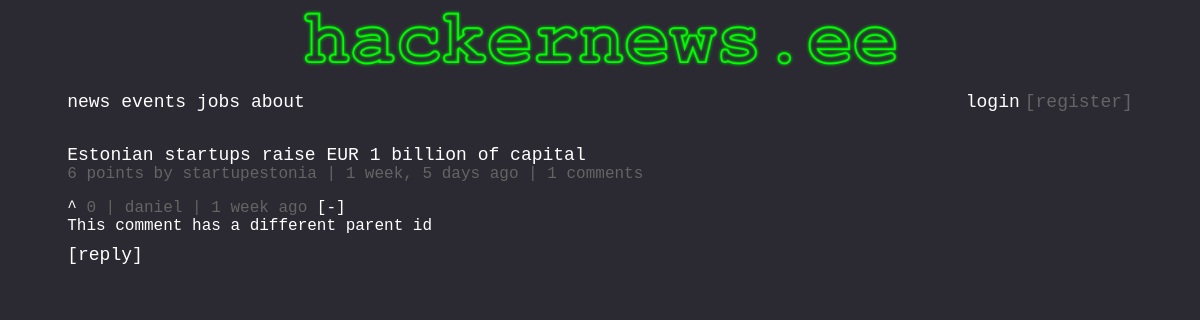
/newsdetail/6/, run on an earlier commit of the app's database.
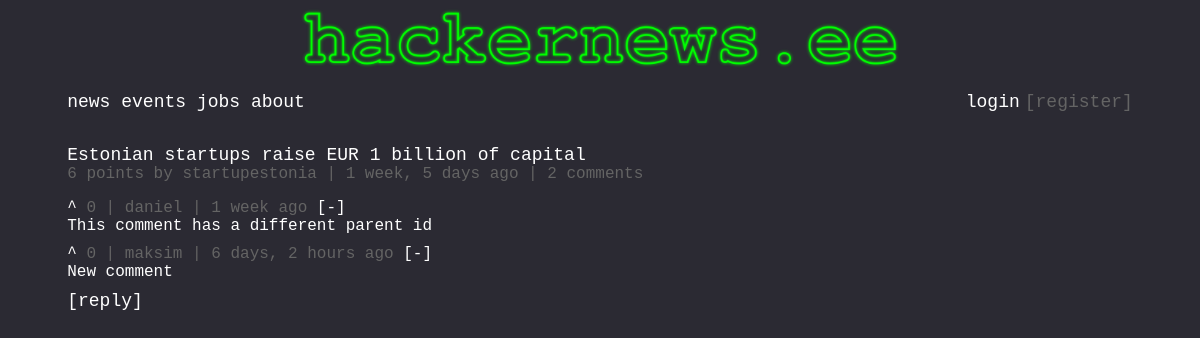
And on a later commit of the database.
### Comment/models.py (models this page shows)
class Comment(models.Model):
    text = models.TextField(blank=False)
    author = models.CharField(max_length=20, blank=False)
    time = models.DateTimeField(auto_now_add=True, blank=False)
    votes = models.IntegerField(default=0,blank=False)
    parent_id = models.IntegerField(default=0,blank=False)

### NewsPost/views.py (the view)
# urls.py: path('newsdetail/<int:my_id>/', news_post_detail_view, name='newsdetail'),
def news_post_detail_view(request, my_id):
    obj = NewsPost.objects.get(id=my_id)
    comment = Comment.objects.all().filter(parent_id=my_id).order_by('-votes')
    numComments = comment.count()
    context = {
        'object' : obj,
        'comment': comment,
        'numComments': numComments,
    }
    return render(request, "NewsPost/detail.html", context)

### templates/NewsPost/detail.html
{% extends 'base.html' %}
{% block content %}
<article>
    <a href="{{ object.url }}" class="title">{{ object.title }}</a>
    <p class="subscript">{{ object.votes }} points by {{ object.author }} | {{ object.time|timesince }} ago | {{ numComments }} comments</p>
</article>
{% for each in comment %}
<article class="comment-block">
    <p class="comments-title"><a href={{"articles/article-1.html"}} class="comments-upvote">^ </a> {{ each.votes }} | {{ each.author }} | {{ each.time|timesince }} ago <a onclick="myFunction({{ each.id }})" class="comments-upvote">[-]</a></p>
    <pre class="comments" id="{{ each.id }}">{{ each.text }}</pre>
</article>
{% endfor %}
<article>
    <a class="title" href="{% url 'commentcreate' object.id %}"> [reply] </a>
</article>
{% endblock %}

What changed in the data, as far as the page shows it:
added Comment: votes "0", author "maksim", time "6 days, 2 hours", text "New comment"
Also different on the page:
{{ numComments }}: "1" → "2"
